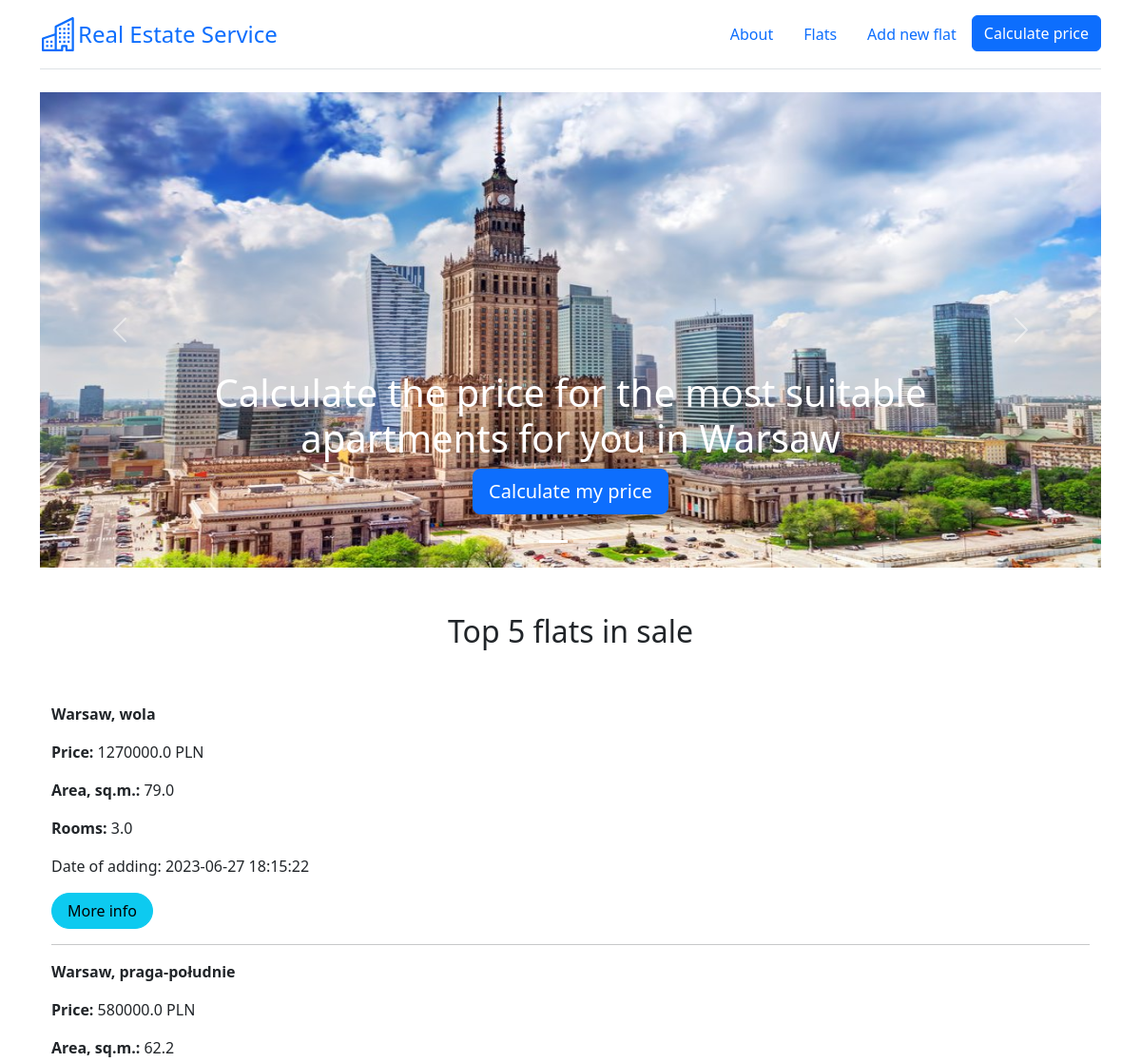
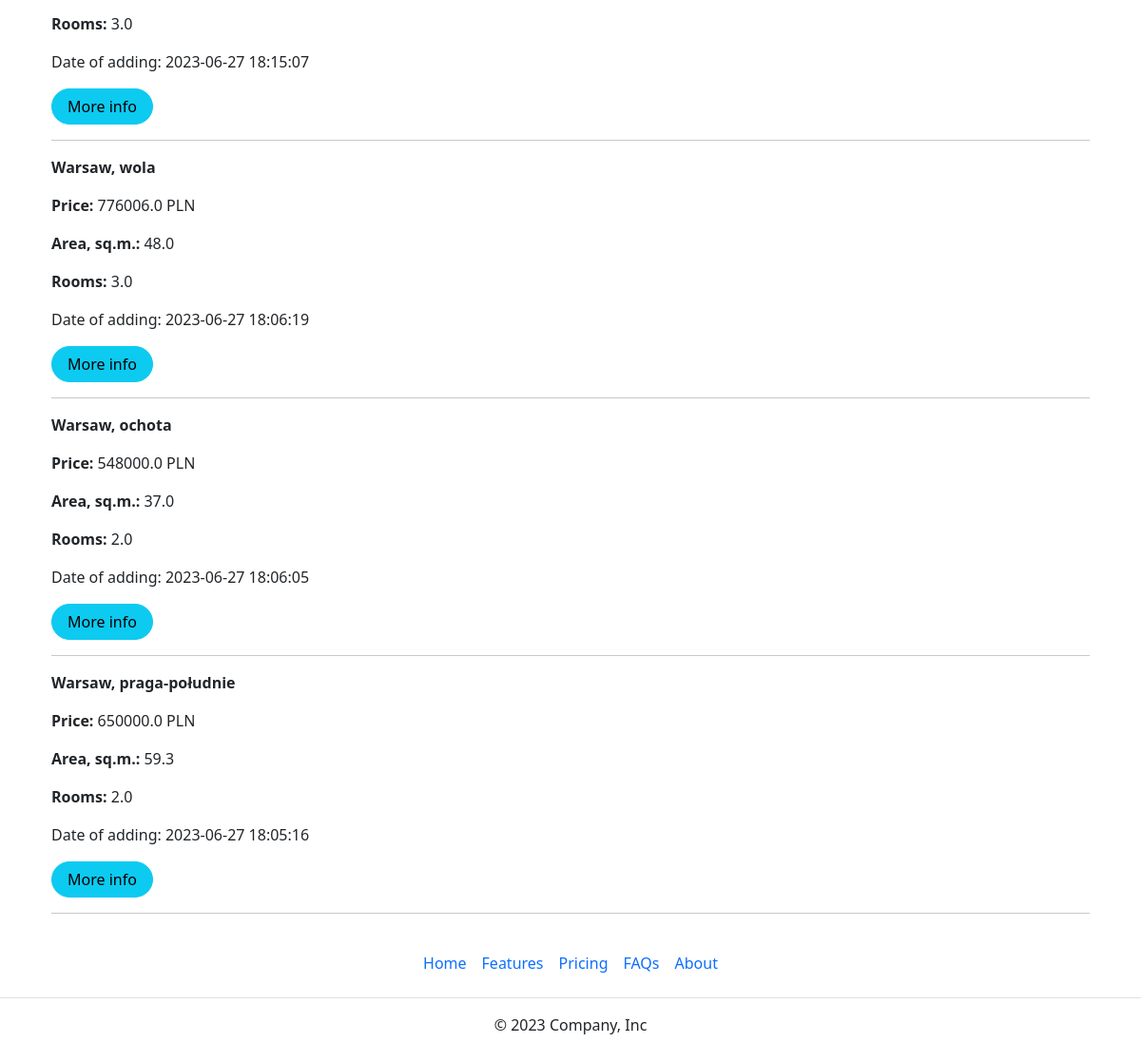
The page /home on the database its author committed (2 pictures, top to bottom).
### app.py (models this page shows)
class Flat(db.Model):
    __tablename__ = "flats_load"
    __table_args__ = {'extend_existing': True}
    id = db.Column(db.Integer, primary_key=True, unique=True)
    district = db.Column(db.Text)
    street = db.Column(db.Text)
    price = db.Column(db.Float)
    area = db.Column(db.Float)
    rooms = db.Column(db.Integer)
    renovation = db.Column(db.Integer)
    floor = db.Column(db.Integer)
    market = db.Column(db.Integer)
    elevator = db.Column(db.Integer)
    balcony = db.Column(db.Integer)
    terrace = db.Column(db.Integer)
    garden = db.Column(db.Integer)
    central_heating = db.Column(db.Integer)
    seller = db.Column(db.Integer)
    blok = db.Column(db.Integer)
    parking = db.Column(db.Integer)
    publication_date = db.Column(db.DateTime, default=datetime.datetime.now())

### app.py (the view)
@app.route('/')
@app.route('/home')
def home():
    flats = db.session.execute(db.select(Flat).order_by(Flat.publication_date.desc())).fetchmany(5)
    flats = [f[0] for f in flats]
    return render_template('main_page.html', flats=flats, floor_dict=floor_dict)

### templates/main_page.html (shortened to what this page needs)
{% extends 'base.html' %}
{% block carousel %}
<div class="container">
<div id="myCarousel" class="carousel slide mb-6" data-bs-ride="carousel" data-bs-theme="light">
    <div class="carousel-indicators">
      <button type="button" data-bs-target="#myCarousel" data-bs-slide-to="0" aria-label="Slide 1" class="active" aria-current="true"></button>
      <button type="button" data-bs-target="#myCarousel" data-bs-slide-to="1" aria-label="Slide 2" class=""></button>
    </div>
    <div class="carousel-inner">
      <div class="carousel-item active">
          <img src="static/images/waw_image.jpg" alt="Warsaw image" width="100%" height="500">
        <div class="container">
          <div class="carousel-caption">
            <h1>Calculate the price for the most suitable apartments for you in Warsaw</h1>
            <p><a class="btn btn-lg btn-primary" href="/predict_price">Calculate my price</a></p>
          </div>
        </div>
      </div>
    </div>
    <button class="carousel-control-prev" type="button" data-bs-target="#myCarousel" data-bs-slide="prev">
      <span class="carousel-control-prev-icon" aria-hidden="true"></span>
    </button>
    <button class="carousel-control-next" type="button" data-bs-target="#myCarousel" data-bs-slide="next">
      <span class="carousel-control-next-icon" aria-hidden="true"></span>
    </button>
  </div>
</div>
{% endblock %}
{% block text_center %}<h2>Top 5 flats in sale</h2>{% endblock %}
{% block body %}
<div class="container">
    {% for flat in flats %}
    <p><strong>Warsaw, {{flat.district}}</strong></p>
    <p><strong>Price: </strong> {{flat.price}} PLN</p>
    <p><strong>Area, sq.m.: </strong> {{flat.area}}</p>
    <p><strong>Rooms: </strong> {{flat.rooms}}</p>
    <p>Date of adding: {{flat.publication_date}}</p>
    <a href="/flats/{{ flat.id }}" class="btn btn-info rounded-pill px-3">More info</a>
    <hr>
    {% endfor %}
</div>
{% endblock %}

### rows shown on the page
Flat: district "wola", price "1270000.0", area "79.0", rooms "3.0", publication_date "2023-06-27 18:15:22"
Flat: district "praga-południe", price "580000.0", area "62.2", rooms "3.0", publication_date "2023-06-27 18:15:07"
Flat: district "wola", price "776006.0", area "48.0", rooms "3.0", publication_date "2023-06-27 18:06:19"
Flat: district "ochota", price "548000.0", area "37.0", rooms "2.0", publication_date "2023-06-27 18:06:05"
Flat: district "praga-południe", price "650000.0", area "59.3", rooms "2.0", publication_date "2023-06-27 18:05:16"
